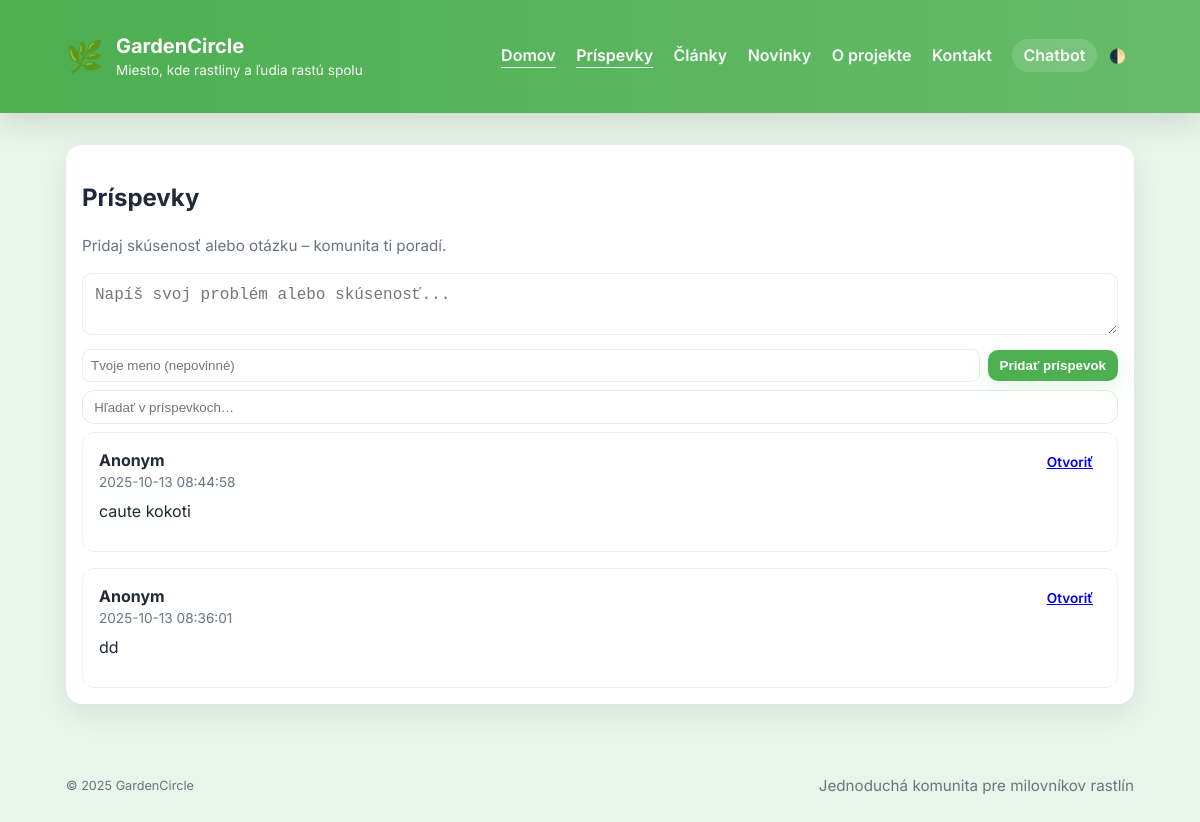
The page /posts on the database its author committed.
### tables this page shows
CREATE TABLE posts (
            id INTEGER PRIMARY KEY AUTOINCREMENT,
            author TEXT NOT NULL DEFAULT 'Anonym',
            content TEXT NOT NULL,
            created_at TIMESTAMP NOT NULL DEFAULT (datetime('now'))
        , image_path TEXT);

### backend/routes.py (the view)
    @app.route("/posts", methods=["GET"])
    def posts_page():
        db = get_db()
        cur = db.execute("SELECT id, author, content, created_at FROM posts ORDER BY created_at DESC")
        posts = [
            {"id": r[0], "author": r[1], "content": r[2], "created_at": r[3]}
            for r in cur.fetchall()
        ]
        return render_template("posts.html", posts=posts)

### backend/database.py (called while the page is built)
def get_db():
    db = getattr(g, "_database", None)
    if db is None:
        os.makedirs(os.path.dirname(DB_PATH), exist_ok=True)
        db = g._database = sqlite3.connect(DB_PATH)
        db.row_factory = sqlite3.Row
    return db

### templates/posts.html (shortened to what this page needs)
{% extends 'base.html' %}
{% block content %}
  <section id="feed" class="card full">
    <header class="section-header">
      <h2>Príspevky</h2>
      <p class="muted">Pridaj skúsenosť alebo otázku – komunita ti poradí.</p>
    </header>
    <form id="postForm" class="post-form" aria-label="Pridať príspevok" method="post" action="/api/posts">
      <textarea name="content" id="postInput" rows="2" placeholder="Napíš svoj problém alebo skúsenosť..." required></textarea>
      <div class="form-row">
        <input name="author" id="authorInput" type="text" placeholder="Tvoje meno (nepovinné)">
        <button type="submit" class="btn primary">Pridať príspevok</button>
      </div>
    </form>
    <ul id="postList" class="post-list" aria-live="polite">
      {% if posts %}
        {% for p in posts %}
          <li class="post-card" data-id="{{ p.id }}">
            <div class="post-header">
              <div class="meta">
                <strong class="author">{{ p.author }}</strong>
                <time class="time">{{ p.created_at }}</time>
              </div>
              <div class="post-actions">
                <a class="btn small" href="/posts/{{ p.id }}">Otvoriť</a>
              </div>
            </div>
            <p class="post-content">{{ p.content }}</p>
          </li>
        {% endfor %}
      {% else %}
        <li class="muted">Zatiaľ žiadne príspevky — buď prvý!</li>
      {% endif %}
    </ul>
  </section>
{% endblock %}

### static/css/style.css (style rules this page uses)
:root { --bg: #E8F5E9; --card: #ffffff; --accent: #4CAF50; --accent-dark: #2E7D32; --muted: #6b7280; --text: #1f2937; --radius: 16px; --shadow: 0 10px 30px rgba(16,24,40,0.08); --max-width: 1100px; --gap: 1rem; font-synthesis: none; }
* { box-sizing:border-box }
html,body { height:100% }
body { margin:0; font-family: Inter, system-ui, -apple-system, "Segoe UI", Roboto, "Helvetica Neue", Arial; background:var(--bg); color:var(--text); -webkit-font-smoothing:antialiased; -moz-osx-font-smoothing:grayscale; line-height:1.45; }
.full { grid-column:1/-1 }
.card { background:var(--card); border-radius:var(--radius); padding:1rem; margin-top:1rem; box-shadow:var(--shadow); transition: transform .12s ease, box-shadow .12s ease; }
.muted { color:var(--muted);font-size:.95rem }
.post-form textarea { width:100%; border:1px solid #e6eef0; padding:.75rem; border-radius:10px; resize:vertical; font-size:1rem; }
.form-row { display:flex;gap:.5rem;margin-top:.5rem;align-items:center }
.form-row input[type="text"] { flex:1;padding:.5rem;border-radius:8px;border:1px solid #e6eef0 }
.btn { display:inline-flex;align-items:center;gap:.5rem; border:0;padding:.5rem .75rem;border-radius:10px;cursor:pointer; font-weight:600; background:transparent; }
.btn.primary { background:var(--accent);color:white;box-shadow:0 6px 18px rgba(47,158,68,0.12);transition:transform .12s ease, box-shadow .12s ease }
.btn.small { padding:.25rem .5rem;font-size:.85rem;border-radius:8px }
.post-list { list-style:none;padding:0;margin:0;display:grid;gap:1rem }
.post-card { padding:1rem;border-radius:12px;border:1px solid #edf3ee;background:var(--card) }
.post-header { display:flex;justify-content:space-between;align-items:flex-start }
.meta { display:flex;flex-direction:column }
.author { font-weight:700 }
.time { font-size:.85rem;color:var(--muted) }
.post-content { margin:0.5rem 0 0.75rem;white-space:pre-wrap }

### rows shown on the page
posts: author "Anonym", created_at "2025-10-13 08:44:58", content "caute kokoti"
posts: author "Anonym", created_at "2025-10-13 08:36:01", content "dd"

### other values the page prints
{{ 2025 }} "2025"
